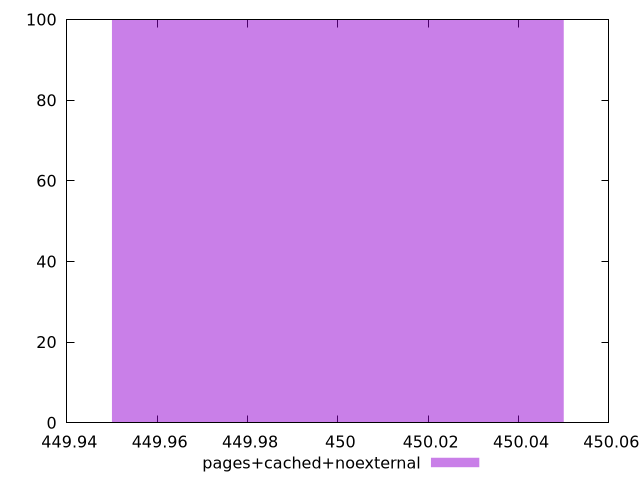

Here is the gnuplot script that generated this plot:
$_pagesCachedNoexternal <<EOF
450 100
EOF
set key outside below
set terminal pngcairo
set output "report_00006_2020-11-02T20-21-41.718Z/uses-text-compression/pages+cached+noexternal//raw_hist.png"
set yrange [0:100]
set boxwidth 0.1
set style fill transparent solid 0.5 noborder
plot $_pagesCachedNoexternal title "pages+cached+noexternal" with boxes ,
